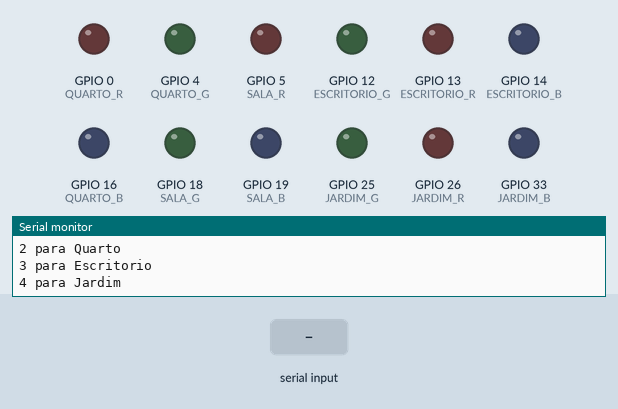
Bench run of a sketch on a simulated ESP32. Shown: output pins drawn as LEDs (lit = HIGH), the last lines printed to the serial monitor. The test bench sets the inputs (shaded band).

Above: at 1.2 s.
1.3 s: "90,45\n" received over Serial
3.3 s: "1\n" received over Serial
4.8 s: "3\n" received over Serial
At 5.8 s:
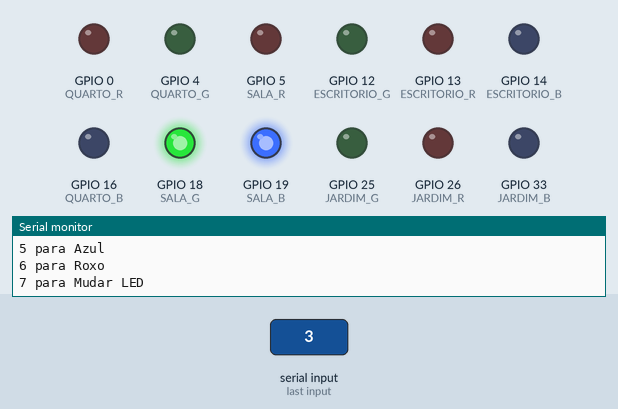
6.3 s: "4\n" received over Serial
At 6.9 s:
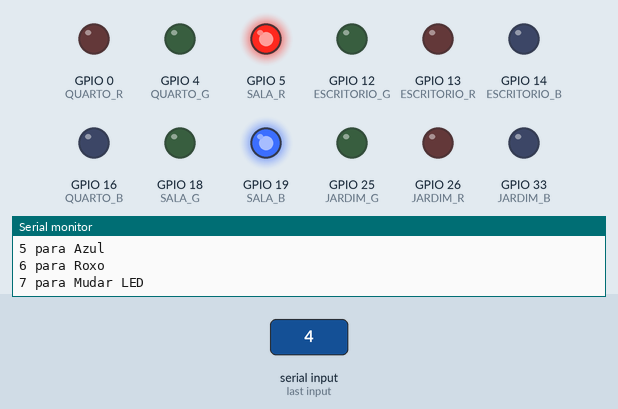
7.8 s: "5\n" received over Serial
At 8.1 s:
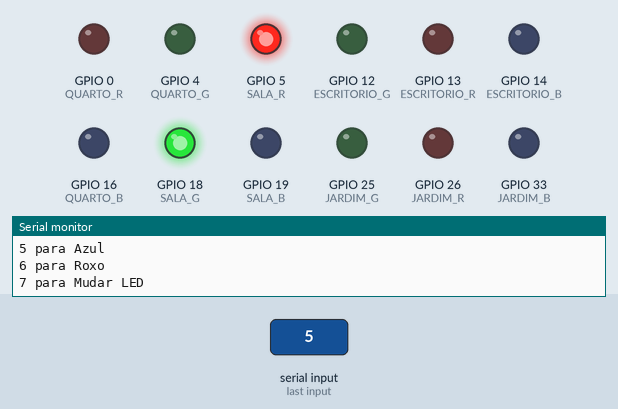
9.3 s: "2\n" received over Serial
At 10.3 s:
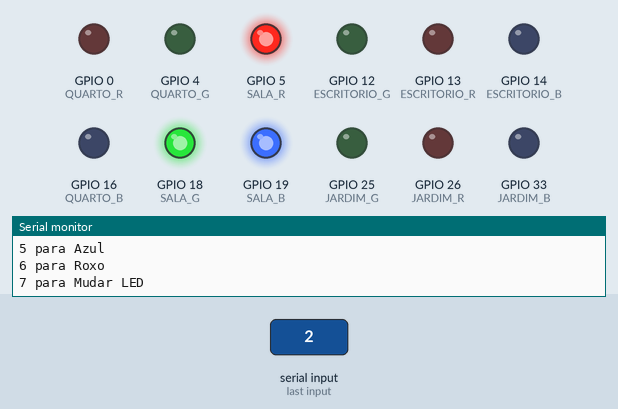
Timing chart, 0 to 11.8 s (numbered marks = the images above; inputs shaded):
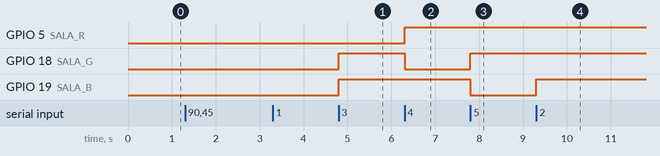

The sketch:

main.ino
```cpp
#define SALA_R 5
#define SALA_G 18
#define SALA_B 19

#define QUARTO_R 0
#define QUARTO_G 4
#define QUARTO_B 16

#define ESCRITORIO_R 13
#define ESCRITORIO_G 12
#define ESCRITORIO_B 14

#define JARDIM_R 26
#define JARDIM_G 25
#define JARDIM_B 33

int ledSelecionado = 0;

void setup() {
  pinMode(SALA_R, OUTPUT);
  pinMode(SALA_G, OUTPUT);
  pinMode(SALA_B, OUTPUT);

  pinMode(QUARTO_R, OUTPUT);
  pinMode(QUARTO_G, OUTPUT);
  pinMode(QUARTO_B, OUTPUT);

  pinMode(ESCRITORIO_R, OUTPUT);
  pinMode(ESCRITORIO_G, OUTPUT);
  pinMode(ESCRITORIO_B, OUTPUT);

  pinMode(JARDIM_R, OUTPUT);
  pinMode(JARDIM_G, OUTPUT);
  pinMode(JARDIM_B, OUTPUT);

  Serial.begin(115200);
}

void loop() {
  Serial.println("Escolha o Cômodo:");
  Serial.println("1 para Sala");
  Serial.println("2 para Quarto");
  Serial.println("3 para Escritorio");
  Serial.println("4 para Jardim");

  while (Serial.available() == 0) {
    // Aguarda a entrada do usuário
  }

  int escolhaLed = Serial.parseInt();

  if (escolhaLed >= 1 && escolhaLed <= 4) {
    ledSelecionado = escolhaLed;
    controlaLED();
  } else {
    Serial.println("Opção de LED inválida.");
  }

  delay(500);  // Ajuste conforme necessário
}

void controlaLED() {
  while (true) {
    Serial.println("Digite uma das opções:");
    Serial.println("1 para Ligar");
    Serial.println("2 para Desligar");
    Serial.println("3 para Vermelho");
    Serial.println("4 para Verde");
    Serial.println("5 para Azul");
    Serial.println("6 para Roxo");
    Serial.println("7 para Mudar LED");

    while (Serial.available() == 0) {
      // Aguarda a entrada do usuário
    }

    int escolha = Serial.parseInt();

    switch (escolha) {
      case 1:
        Ligar();
        break;
      case 2:
        Desligar();
        break;
      case 3:
        Vermelho();
        break;
      case 4:
        Verde();
        break;
      case 5:
        Azul();
        break;
      case 6:
        Roxo();
        break;
      case 7:
        return; // Retorna para a seleção de LEDs
      default:
        Serial.println("Opção inválida.");
        break;
    }
  }
}

// Funções para controle de cores e ações para cada LED

void Ligar(){
  defineCor(0, 0, 0);
}

void Desligar(){
  defineCor(255, 255, 255);
}

void Vermelho() {
  defineCor(0, 255, 255);
  Serial.println("Cor selecionada: Vermelho");
}

void Verde() {
  defineCor(255, 0, 255);
  Serial.println("Cor selecionada: Verde");
}

void Azul() {
  defineCor(255, 255, 0);
  Serial.println("Cor selecionada: Azul");
}

void Roxo() {
  defineCor(0, 255, 0);  // Roxo
  Serial.println("Cor selecionada: Roxo");
}

void defineCor(int red, int green, int blue) {
  int pinRed, pinGreen, pinBlue;

  switch (ledSelecionado) {
    case 1:
      pinRed = SALA_R;
      pinGreen = SALA_G;
      pinBlue = SALA_B;
      break;
    case 2:
      pinRed = QUARTO_R;
      pinGreen = QUARTO_G;
      pinBlue = QUARTO_B;
      break;
    case 3:
      pinRed = ESCRITORIO_R;
      pinGreen = ESCRITORIO_G;
      pinBlue = ESCRITORIO_B;
      break;
    case 4:
      pinRed = JARDIM_R;
      pinGreen = JARDIM_G;
      pinBlue = JARDIM_B;
      break;
    default:
      Serial.println("LED inválido");
      return;
  }

  analogWrite(pinRed, red);
  analogWrite(pinGreen, green);
  analogWrite(pinBlue, blue);
}
```

Measured:
- after the input at 4.8 s, GPIO 18 (SALA_G), GPIO 19 (SALA_B): LOW → HIGH at once
- after the input at 6.3 s, GPIO 5 (SALA_R): LOW → HIGH at once; GPIO 18 (SALA_G): HIGH → LOW at once
- after the input at 7.8 s, GPIO 18 (SALA_G): LOW → HIGH at once; GPIO 19 (SALA_B): HIGH → LOW at once
- after the input at 9.3 s, GPIO 19 (SALA_B): LOW → HIGH at once
